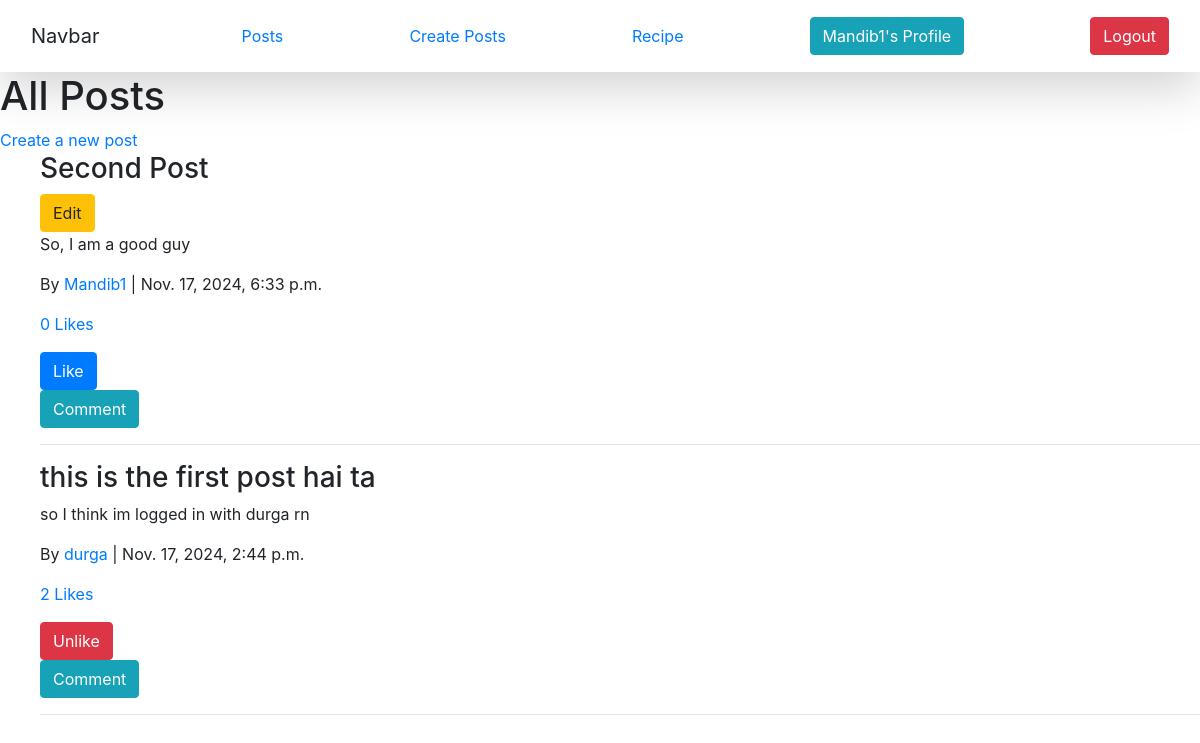
The page /postlist/ (signed in) on the database as committed earlier.
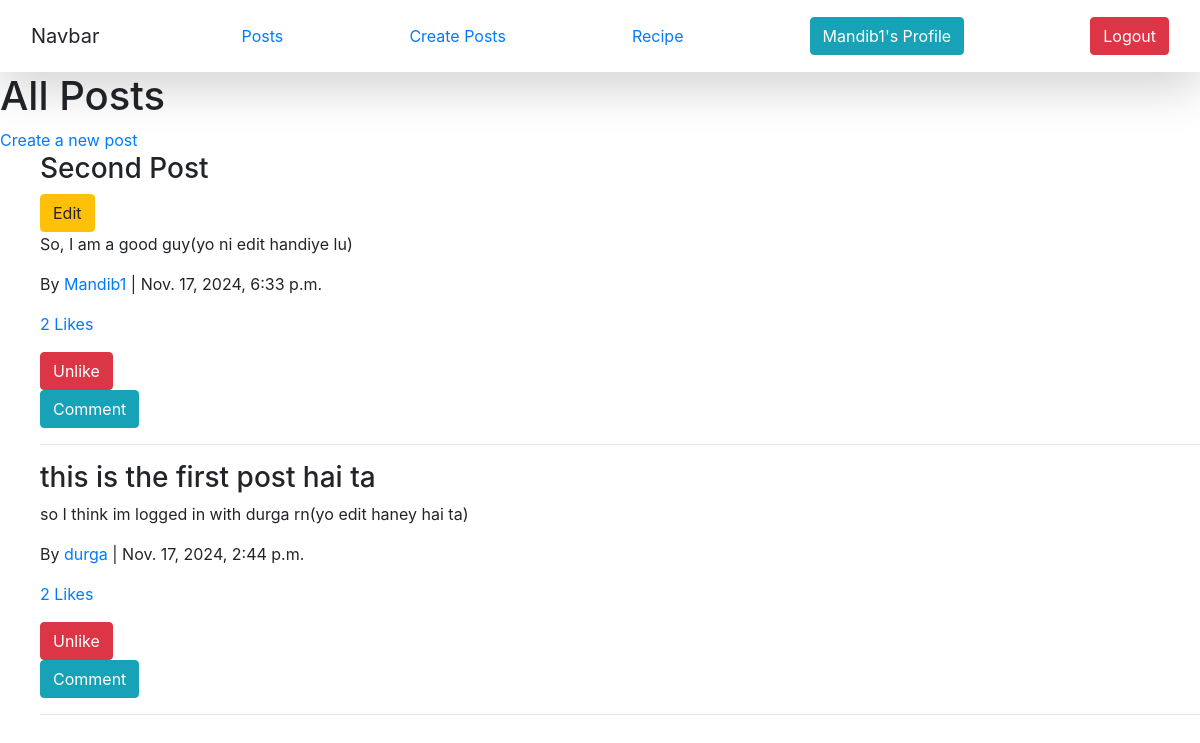
The same page on the database as committed later.
### vege/models.py (models this page shows, shortened)
class Post(models.Model):
    title = models.CharField(max_length=200)
    content = models.TextField()
    created_at = models.DateTimeField(auto_now_add=True)
    author = models.ForeignKey(User, on_delete=models.CASCADE)  # Link the post to the user

### vege/views.py (the view, shortened to what this page needs)
# urls.py: path('postlist/', post_list, name='post_list'),
def post_list(request):
    posts = Post.objects.all().order_by('-created_at')
    user_likes = Like.objects.filter(user=request.user)
    liked_posts = [like.post.id for like in user_likes]
    posts_with_likes = []
    for post in posts:
        post.like_count = Like.objects.filter(post=post).count()
        liked_users = post.likes.values_list('user__username', flat=True)
        posts_with_likes.append({
            'post': post,
            'liked_users': liked_users
        })
    return render(request, 'post_list.html', {
        'posts_with_likes': posts_with_likes,
        'liked_posts': liked_posts,  # Pass liked posts to template
    })

### vege/templates/post_list.html (shortened to what this page needs)
{% extends "base.html" %}
{% block start %}
<h1>All Posts</h1>
<a href="{% url 'create_post' %}">Create a new post</a>
<ul>
    {% for post_data in posts_with_likes %}
    <div class="post-item">
        <h3>{{ post_data.post.title }}</h3> {% if post_data.post.author == request.user %}
        <a href="{% url 'edit_post' post_data.post.id %}" class="btn btn-warning">Edit</a>
    {% endif %}
        <p>{{ post_data.post.content }}</p>
        <p>By <a href="{% url 'user_profile' post_data.post.author.username %}">{{ post_data.post.author.username }}</a> | {{ post_data.post.created_at }}</p>
        <p><a href="#" data-toggle="modal" data-target="#likeModal{{ post_data.post.id }}">{{ post_data.post.like_count }} Likes</a></p>
        <form method="POST" action="{% url 'post_list' %}">
            {% if post_data.post.id in liked_posts %}
            <button type="submit" name="like" class="btn btn-danger">Unlike</button>
            {% else %}
            <button type="submit" name="like" class="btn btn-primary">Like</button>
            {% endif %}
        </form>
        <button class="btn btn-info" data-toggle="modal" data-target="#commentModal{{ post_data.post.id }}">Comment</button>
        <hr>
    </div>
    {% endfor %}
</ul>
{% endblock %}

Rows that differ between the two databases and show on the page:
changed Post "Second Post": post.content "So, I am a good guy" → "So, I am a good guy(yo ni edit handiye lu)"; post.like_count "0" → "2"; text "Like" → "Unlike"
changed Post "this is the first post hai ta": post.content "so I think im logged in with durga rn" → "so I think im logged in with durga rn(yo edit haney hai ta)"
